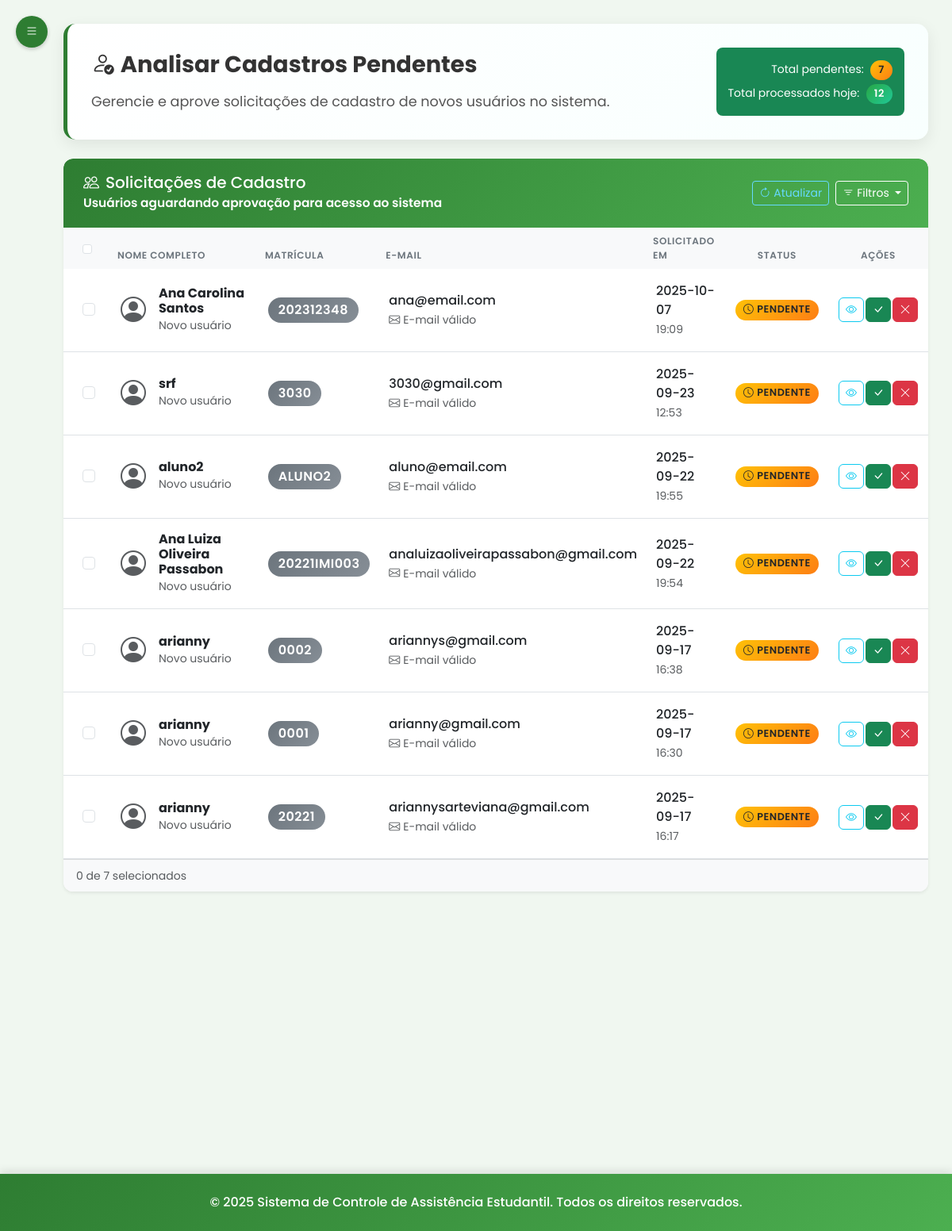
Page /admin/analisar-cadastros (signed in) on the committed database.
### tables this page shows
CREATE TABLE usuario (
id_usuario INTEGER PRIMARY KEY AUTOINCREMENT,
nome TEXT NOT NULL,
matricula TEXT UNIQUE NOT NULL,
email TEXT NOT NULL UNIQUE,
senha TEXT NOT NULL,
perfil TEXT NOT NULL DEFAULT 'aluno',
foto TEXT,
token_redefinicao TEXT,
data_token TIMESTAMP,
data_cadastro TIMESTAMP DEFAULT CURRENT_TIMESTAMP
);

### routes/admin/analisar_cadastro_routes.py (the view)
@router.get("/analisar-cadastros")
@requer_autenticacao("admin")
async def get_analisar_cadastros(request: Request, usuario_logado: dict = None):
    admin = usuario_repo.obter_usuario_por_matricula(usuario_logado['matricula'])
    possiveis_alunos = aluno_repo.obter_possiveis_alunos()
    context = {
        "request": request,
        "admin": admin,
        "possiveis_alunos": possiveis_alunos
    }
    response = templates.TemplateResponse("admin/analisar_cadastros.html", context)
    return response

### templates/admin/analisar_cadastros.html (shortened to what this page needs)
{% extends "base_admin.html" %}
{% block head %}
    <link rel="stylesheet" href="/static/css/analisar_cadastros.css" />
{% endblock %}
{% block content %}
        <div class="welcome-banner mb-4 card-hover">
            <div class="row align-items-center">
                <div class="col-md-8">
                    <h4 class="mb-3">
                        <i class="bi bi-person-check me-2"></i>Analisar Cadastros Pendentes
                    </h4>
                    <p>Gerencie e aprove solicitações de cadastro de novos usuários no sistema.</p>
                </div>
                <div class="col-md-4 d-flex justify-content-end align-items-center">
                    <div class="stats-summary text-end">
                        <div class="mb-1">
                            <small class="text-muted">Total pendentes:</small>
                            <span class="badge bg-warning ms-1">{{ possiveis_alunos|length }}</span>
                        </div>
                        <div>
                            <small class="text-muted">Total processados hoje:</small>
                            <span class="badge bg-success ms-1">12</span>
                        </div>
                    </div>
                </div>
            </div>
        </div>
        <div class="card shadow-sm">
            <div class="card-header bg-light d-flex justify-content-between align-items-center">
                <div>
                    <h5 class="mb-0">
                        <i class="bi bi-people me-2"></i>Solicitações de Cadastro
                    </h5>
                    <small class="text-muted">Usuários aguardando aprovação para acesso ao sistema</small>
                </div>
                <div class="d-flex gap-2">
                    <button class="btn btn-outline-primary btn-sm" onclick="atualizarLista()">
                        <i class="bi bi-arrow-clockwise me-1"></i>Atualizar
                    </button>
                    {% if possiveis_alunos %}
                    <div class="dropdown">
                        <button class="btn btn-outline-secondary btn-sm dropdown-toggle" type="button" data-bs-toggle="dropdown">
                            <i class="bi bi-filter me-1"></i>Filtros
                        </button>
                    </div>
                    {% endif %}
                </div>
            </div>
            <div class="card-body p-0">
                {% if possiveis_alunos %}
                <div class="table-responsive">
                    <table class="table table-hover mb-0">
                        <thead class="table-light">
                            <tr>
                                <th class="border-0 ps-4">
                                    <div class="form-check">
                                        <input class="form-check-input" type="checkbox" id="selectAll" onchange="toggleSelectAll()">
                                    </div>
                                </th>
                                <th class="border-0">Nome Completo</th>
                                <th class="border-0">Matrícula</th>
                                <th class="border-0">E-mail</th>
                                <th class="border-0">Solicitado em</th>
                                <th class="border-0 text-center">Status</th>
                                <th class="border-0 text-center">Ações</th>
                            </tr>
                        </thead>
                        <tbody>
                            {% for usuario in possiveis_alunos %}
                            <tr class="solicitation-row" data-usuario-id="{{ usuario.id_usuario }}">
                                <td class="ps-4">
                                    <div class="form-check">
                                        <input class="form-check-input row-checkbox" type="checkbox" value="{{ usuario.id_usuario }}">
                                    </div>
                                </td>
                                <td>
                                    <div class="d-flex align-items-center">
                                        <div class="user-avatar me-3">
                                            <i class="bi bi-person-circle text-muted" style="font-size: 2rem;"></i>
                                        </div>
                                        <div>
                                            <h6 class="mb-0 fw-bold">{{ usuario.nome }}</h6>
                                            <small class="text-muted">Novo usuário</small>
                                        </div>
                                    </div>
                                </td>
                                <td>
                                    <span class="badge bg-secondary fs-6">{{ usuario.matricula }}</span>
                                </td>
                                <td>
                                    <div>
                                        <div class="fw-medium">{{ usuario.email }}</div>
                                        <small class="text-muted">
                                            <i class="bi bi-envelope me-1"></i>E-mail válido
                                        </small>
                                    </div>
                                </td>
                                <td>
                                    <div>
                                        {% if usuario.data_cadastro %}
                                            <div class="fw-medium">{{ usuario.data_cadastro[:10] }}</div>
                                            <small class="text-muted">{{ usuario.data_cadastro[11:16] }}</small>
                                        {% else %}
                                            <small class="text-muted">Não informado</small>
                                        {% endif %}
                                    </div>
                                </td>
                                <td class="text-center">
                                    <span class="badge bg-warning">
                                        <i class="bi bi-clock me-1"></i>Pendente
                                    </span>
                                </td>
                                <td class="text-center">
                                    <div class="btn-group" role="group">
                                        <button type="button" class="btn btn-outline-info btn-sm"
                                                onclick="visualizarDetalhes('{{ usuario.id_usuario }}', '{{ usuario.nome }}', '{{ usuario.matricula }}', '{{ usuario.email }}', '{{ usuario.data_cadastro }}')"
                                                title="Ver detalhes">
                                            <i class="bi bi-eye"></i>
                                        </button>
                                        <form method="post" action="/admin/aprovar-usuario/{{ usuario.id_usuario }}" style="display: inline;">
                                            <button type="submit" class="btn btn-success btn-sm"
                                                    onclick="return confirm('Confirmar aprovação do cadastro de {{ usuario.nome }}?')"
                                                    title="Aprovar cadastro">
                                                <i class="bi bi-check-lg"></i>
                                            </button>
                                        </form>
                                        <form method="post" action="/admin/rejeitar-usuario/{{ usuario.id_usuario }}" style="display: inline;">
                                            <button type="submit" class="btn btn-danger btn-sm"
                                                    onclick="return confirm('Rejeitar o cadastro de {{ usuario.nome }}? Esta ação irá excluir permanentemente todos os dados do usuário.')"
                                                    title="Rejeitar cadastro">
                                                <i class="bi bi-x-lg"></i>
                                            </button>
                                        </form>
                                    </div>
                                </td>
                            </tr>
                            {% endfor %}
                        </tbody>
                    </table>
                </div>
                <div class="card-footer bg-light">
                    <div class="d-flex justify-content-between align-items-center">
                        <div>
                            <small class="text-muted">
                                <span id="selectedCount">0</span> de {{ possiveis_alunos|length }} selecionados
                            </small>
                        </div>
                    </div>
                </div>
                {% endif %}
            </div>
        </div>
        {% if possiveis_alunos %}
        <div class="row mt-4">
            <div class="col-md-6">
            </div>
            <div class="col-md-6">
            </div>
        </div>
        {% endif %}
    </div>
{% endblock %}

### static/css/dashboard_admin.css (style rules this page uses)
:root { --ifes-green: #2E7D32; --ifes-red: #C62828; --ifes-light-green: #4CAF50; --ifes-light-gray: #f5f7f5; --ifes-dark-gray: #333333; --ifes-bg-color: #f0f7f0; --ifes-hover-bg: #e8f5e8; --ifes-blue: #1976D2; --ifes-orange: #FFB74D; --ifes-purple: #7B1FA2; }
body, body *, h1, h2, h3, h4, h5, h6, .card, .btn, .modal, .sidebar, p, span, div, a, label, input, textarea, select { font-family: 'Poppins', Arial, Helvetica, sans-serif !important; }
body { background-color: #f0f7f0 !important; }
.welcome-banner { background: linear-gradient(135deg, white 0%, #f8fffe 100%); border-radius: 15px; padding: 30px; margin-bottom: 30px; border-left: 5px solid var(--ifes-green); cursor: default; box-shadow: 0 6px 20px rgba(0, 0, 0, 0.08); transition: all 0.3s cubic-bezier(0.4, 0, 0.2, 1); transform: translateY(0); position: relative; overflow: hidden; }
.welcome-banner h4 { color: var(--ifes-dark-gray); font-weight: 700; font-size: 1.8rem; margin-bottom: 12px; }
.welcome-banner p { color: #555; margin-bottom: 0; font-size: 1.1em; line-height: 1.6; }
.card { border: none; border-radius: 12px; box-shadow: 0 4px 15px rgba(0, 0, 0, 0.06); margin-bottom: 25px; transition: all 0.3s cubic-bezier(0.4, 0, 0.2, 1); transform: translateY(0); cursor: pointer; overflow: hidden; }
.card-header { background: linear-gradient(135deg, var(--ifes-green) 0%, var(--ifes-light-green) 100%); color: white; border-radius: 12px 12px 0 0 !important; padding: 18px 25px; font-weight: 600; font-size: 1.1rem; border-bottom: none; }
.card-body { padding: 25px; }
.table-responsive { flex: 1 1 auto; overflow-y: auto; }
.badge { font-size: 0.8rem; padding: 0.5em 0.8em; border-radius: 25px; font-weight: 600; text-transform: uppercase; letter-spacing: 0.5px; }
.badge.bg-success { background: linear-gradient(135deg, #28a745, #20c997) !important; }
.badge.bg-warning { background: linear-gradient(135deg, #ffc107, #fd7e14) !important; color: #212529 !important; }
.badge.bg-secondary { background: linear-gradient(135deg, #6c757d, #868e96) !important; }
.card, .stats-card { animation: fadeInScale 0.6s ease-out; }
.welcome-banner { animation: slideInFromTop 0.8s ease-out; }

### static/css/analisar_cadastros.css (style rules this page uses)
.stats-summary .text-muted { color: white !important; }
.card-header .text-muted { color: white !important; }
.card-header .btn-outline-primary { color: #66d9ff !important; border-color: #66d9ff !important; }
.card-header .btn-outline-primary i { color: #66d9ff !important; }
.card-header .btn-outline-secondary { color: white !important; border-color: white !important; }
.card-header .btn-outline-secondary i { color: white !important; }
.solicitation-row { transition: all 0.2s ease; }
.user-avatar { flex-shrink: 0; }
.stats-summary { background: #198754; color: white; padding: 15px; border-radius: 8px; }
.btn-group .btn { border-radius: 0.375rem !important; margin: 0 1px; }
.card-footer { border-top: 1px solid rgba(0,0,0,0.125); }
.table td { vertical-align: middle; padding: 1rem 0.75rem; }
.table th { font-weight: 600; text-transform: uppercase; font-size: 0.75rem; letter-spacing: 0.05em; color: #6c757d; }

### templates/base_admin.html (style rules this page uses)
* { font-family: 'Poppins', Arial, Helvetica, sans-serif !important; }

### rows in the picture
usuario: nome "Ana Carolina Santos", matricula "202312348", email "ana@email.com", data_cadastro "2025-10-07", data_cadastro "19:09"
usuario: nome "srf", matricula "3030", email "3030@gmail.com", data_cadastro "2025-09-23", data_cadastro "12:53"
usuario: nome "aluno2", matricula "ALUNO2", email "aluno@email.com", data_cadastro "2025-09-22", data_cadastro "19:55"
usuario: nome "Ana Luiza Oliveira Passabon", matricula "20221IMI003", email "analuizaoliveirapassabon@gmail.com", data_cadastro "2025-09-22", data_cadastro "19:54"
usuario: nome "arianny", matricula "0002", email "ariannys@gmail.com", data_cadastro "2025-09-17", data_cadastro "16:38"
usuario: nome "arianny", matricula "0001", email "arianny@gmail.com", data_cadastro "2025-09-17", data_cadastro "16:30"
usuario: nome "arianny", matricula "20221", email "ariannysarteviana@gmail.com", data_cadastro "2025-09-17", data_cadastro "16:17"

### other values in the picture
{{ possiveis_alunos|length }} "7"
